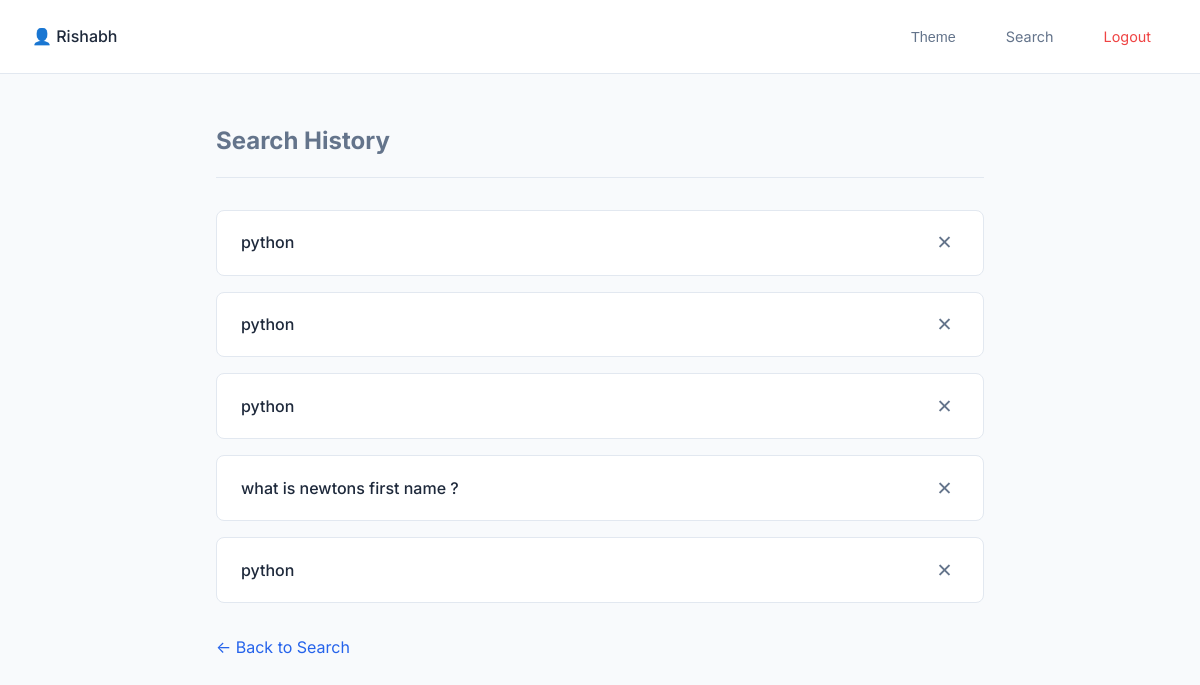
Screenshot of /history (signed in) with the database file from the repository.
### tables this page shows
CREATE TABLE search_history (
                      id INTEGER PRIMARY KEY AUTOINCREMENT,
                      username TEXT NOT NULL,
                      query TEXT NOT NULL,
                      created_at TIMESTAMP DEFAULT CURRENT_TIMESTAMP
                );

### app.py (the view)
@app.route("/history")
def history():
    if "user" not in session:
        return redirect("/login")
    conn = sqlite3.connect("database.db")
    conn.row_factory = sqlite3.Row
    cursor = conn.cursor()
    cursor.execute(
        "SELECT id, query, created_at FROM search_history WHERE username=? ORDER BY created_at DESC",
        (session["user"],)
    )
    history = cursor.fetchall()
    conn.close()
    return render_template("history.html", history=history)

### templates/history.html (shortened to what this page needs)
<!DOCTYPE html>
<html>
<head>
    <link rel="stylesheet" href="{{ url_for('static', filename='css/style.css') }}">
</head>
<body>
    <div class="top-bar">
        <span>👤 {{ session['user'] }}</span>
        <div class="top-actions">
            <button class="action-btn" onclick="toggleTheme()">Theme</button>
            <a href="/" class="action-btn">Search</a>
            <a href="/logout" class="action-btn logout">Logout</a>
        </div>
    </div>
    <div class="page-wrapper">
        <h1 class="page-title">Search History</h1>
        {% if history %}
        <div class="history-list">
            {% for item in history %}
            <div class="history-card">
                <div class="history-text">
                    {{ item.query }}
                </div>
                <form method="POST" action="/delete_history/{{ item.id }}" style="margin: 0;">
                    <button class="delete-btn" title="Delete">✕</button>
                </form>
            </div>
            {% endfor %}
        </div>
        {% else %}
        <div class="card" style="text-align: center; color: var(--text-muted);">
            <p>No search history yet.</p>
        </div>
        {% endif %}
        <a href="/" style="display: inline-block; margin-top: 2rem;">&larr; Back to Search</a>
    </div>
</body>
</html>

### static/css/style.css (style rules this page uses)
:root { --bg-color: #f8fafc; --card-bg: #ffffff; --text-color: #1e293b; --text-muted: #64748b; --primary: #2563eb; --primary-hover: #1d4ed8; --danger: #ef4444; --border-color: #e2e8f0; --shadow-sm: 0 1px 2px 0 rgba(0, 0, 0, 0.05); --shadow-md: 0 4px 6px -1px rgba(0, 0, 0, 0.1), 0 2px 4px -1px rgba(0, 0, 0, 0.06); --radius: 12px; }
* { box-sizing: border-box; }
body { font-family: 'Inter', system-ui, -apple-system, sans-serif; background-color: var(--bg-color); color: var(--text-color); margin: 0; line-height: 1.6; transition: background-color 0.3s ease, color 0.3s ease; }
a { color: var(--primary); text-decoration: none; transition: color 0.2s; }
.top-bar { display: flex; justify-content: space-between; align-items: center; padding: 1rem 2rem; background: var(--card-bg); border-bottom: 1px solid var(--border-color); }
.top-bar span { font-weight: 500; color: var(--text-color); }
.top-actions { display: flex; gap: 1rem; align-items: center; }
.action-btn { font-size: 0.9rem; padding: 0.5rem 1rem; border-radius: 6px; color: var(--text-muted); cursor: pointer; background: transparent; border: 1px solid transparent; }
.action-btn.logout { color: var(--danger); }
button { padding: 0.75rem 1.5rem; border: none; border-radius: 8px; background-color: var(--primary); color: white; font-size: 1rem; font-weight: 500; cursor: pointer; transition: background-color 0.2s, transform 0.1s; }
.page-wrapper { max-width: 800px; margin: 0 auto; padding: 2rem 1rem; }
.page-title { font-size: 1.5rem; margin-bottom: 2rem; padding-bottom: 1rem; border-bottom: 1px solid var(--border-color); color: var(--text-muted); }
.history-list { display: flex; flex-direction: column; gap: 1rem; }
.history-card { display: flex; justify-content: space-between; align-items: center; background: var(--card-bg); border: 1px solid var(--border-color); padding: 1rem 1.5rem; border-radius: 8px; transition: background-color 0.2s; }
.history-text { font-weight: 500; }
.delete-btn { background: transparent; color: var(--text-muted); padding: 0.4rem; font-size: 1.2rem; line-height: 1; }

### rows the page displays
search_history: query "python"
search_history: query "python"
search_history: query "python"
search_history: query "what is newtons first name ?"
search_history: query "python"

### other values shown
{{ session['user'] }} "Rishabh"
